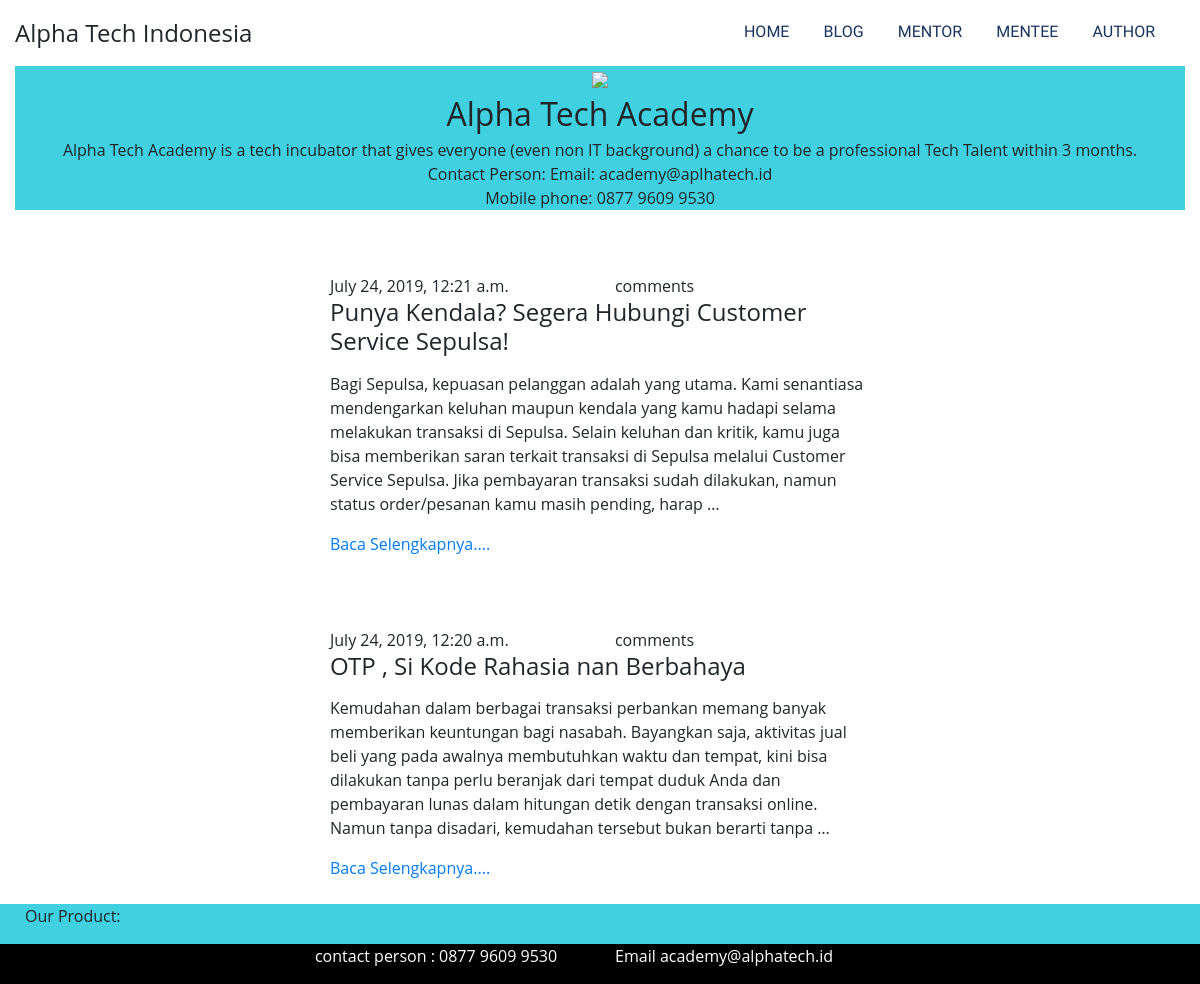
Page /blog on the committed database.
### ata_view/models.py (models this page shows, shortened)
class Blog(models.Model):
    judul=models.CharField(max_length=255)
    gambar=models.CharField(max_length=255)
    isi=models.TextField()
    date =models.DateTimeField(auto_now=True)

### ata_view/views.py (the view)
# urls.py: path('blog',views.blog_view,name='blog'),
def blog_view(request):
    list_blog = Blog.objects.all()
    return render(request,'blog.html',{'list_blog':list_blog})

### ata_view/templates/blog.html (shortened to what this page needs)
{% extends 'base/base_ata.html' %}
{% block content %}
{% for blog in list_blog %}
<div class="container">
    <div class="row justify-content-center">
        <div class="col-6">
            <br>
            <div class="row">
                <div class="col-6">
                    {{blog.date}}
                </div>
                <div class="col-6">
                    {{b.comment_count}} comments
                </div>
            </div>
            <h4>
                {{blog.judul}}
            </h4>
            <p>
                {{blog.isi|safe|truncatewords:"50"|linebreaks}}
            </p>
            <a href="">
                Baca Selengkapnya....
            </a>
            <br>
            <br>
        </div>
    </div>
</div>
{% endfor %}
{% endblock %}

### ata_view/templates/base/base_ata.html (shortened to what this page needs)
<!DOCTYPE html>
<html lang="en" dir="ltr">
  <head>
    <link href="https://stackpath.bootstrapcdn.com/bootstrap/4.3.1/css/bootstrap.min.css" rel="stylesheet">
    <link rel="stylesheet" href="static/css/style.css">
  </head>
  <body>
    <div class="container-fluid">
            <div class="row">
                <div class="col-md-3">
                    <div class="header-name">
                        Alpha Tech Indonesia
                    </div>
                </div>
                <div class="col-md-9">
                    <div class="header-notif text-right flex-column">
                        <div class="menu">
                            <ul>
                                    <a href="/""><li>Home</li></a>
                                    <a href="blog"><li>Blog</li></a>
                                    <a href="mentor""><li>Mentor</li></a>
                                    <a href="mentee"><li>Mentee</li></a>
                                    <a href="author"><li>Author</li></a>
                            </ul>
                        </div>
                    </div>
                </div>
            </div>
            <div class="row">
              <div class="col-md-12">
                <div class="header-logo">
                  <img src="https://i.postimg.cc/mrRR4MFM/alpha-logo.png" />
                  </div>
                </div>
              </div>
              <div class="row">
                <div class="col-md-12">
                  <div class="header-text-big">
                   Alpha Tech Academy
                    </div>
                  </div>
                </div>
                <div class="row">
                  <div class="col-md-12">
                    <div class="header-paragraph">
                      <p>
                        Alpha Tech Academy is a tech incubator that gives everyone (even non IT background) a chance to be a professional Tech Talent within 3 months.<br> Contact Person: Email: academy@aplhatech.id <br>
Mobile phone: 0877 9609 9530
                        </p>
                    </div>
                  </div>
                </div>
        </div>
        {%block content%}
        {%endblock%}
  </body>
</body>
  <section class="footer">
      <div class="container-fluid">
          <div class="row row1">
              <div class="col-md-4 alignright our-product">
                      <p>Our Product:</p>
                  </div>
              <div class="col-md-2">
              </div>
              <div class="col-md-2">
              </div>
              <div class="col-md-4 alignleft">
              </div>
              </div>
          <div class="row row2">
            <div class="col-md-3">
                </div>
            <div class="col-md-3">
              <p>contact person : 0877 9609 9530 </p>
            </div>
            <div class="col-md-3">
             <p>Email academy@alphatech.id</p>
            </div>
            <div class="col-md-3">
            </div>
          </div>
        </div>
  </section>
</html>
</html>

### ata_view/static/css/style.css (style rules this page uses)
body { font-family: 'Open Sans', sans-serif; }
.header-logo { background-color: #40D0E0; text-align: center; }
.header-name { margin-top: 15px; font-size: x-large; }
.header-text-big { text-align: center; text-align: center; background-color: #40D0E0; font-size: xx-large; }
.header-paragraph { text-align: center !important; background-color: #40D0E0 }
.menu { display: table; float: right; }
.menu li { display: table-cell; padding-right: 30px; vertical-align: middle; padding-top: 20px; color: #19345E; text-transform: uppercase; font-family: 'Muli', sans-serif; }
.footer { background-color: #40D0E0; }
.row2 { background-color: #000000 }
.row2 p { color: white; align-items: center; }
.alignright p { padding-left: 10px; }

### rows in the picture
Blog: date "July 24, 2019, 12:21 a.m.", judul "Punya Kendala? Segera Hubungi Customer Service Sepulsa!", isi "Bagi Sepulsa, kepuasan pelanggan adalah yang utama. Kami senantiasa mendengarkan keluhan maupun kendala yang kamu hadapi selama melakukan transaksi di Sepulsa. Selain keluhan dan kritik, kamu juga bisa memberikan saran terkait transaksi di Sepulsa melalui Customer Service Sepulsa. Jika pembayaran transaksi sudah dilakukan, namun status order/pesanan kamu masih pending, harap …"
Blog: date "July 24, 2019, 12:20 a.m.", judul "OTP , Si Kode Rahasia nan Berbahaya", isi "Kemudahan dalam berbagai transaksi perbankan memang banyak memberikan keuntungan bagi nasabah. Bayangkan saja, aktivitas jual beli yang pada awalnya membutuhkan waktu dan tempat, kini bisa dilakukan tanpa perlu beranjak dari tempat duduk Anda dan pembayaran lunas dalam hitungan detik dengan transaksi online. Namun tanpa disadari, kemudahan tersebut bukan berarti tanpa …"
